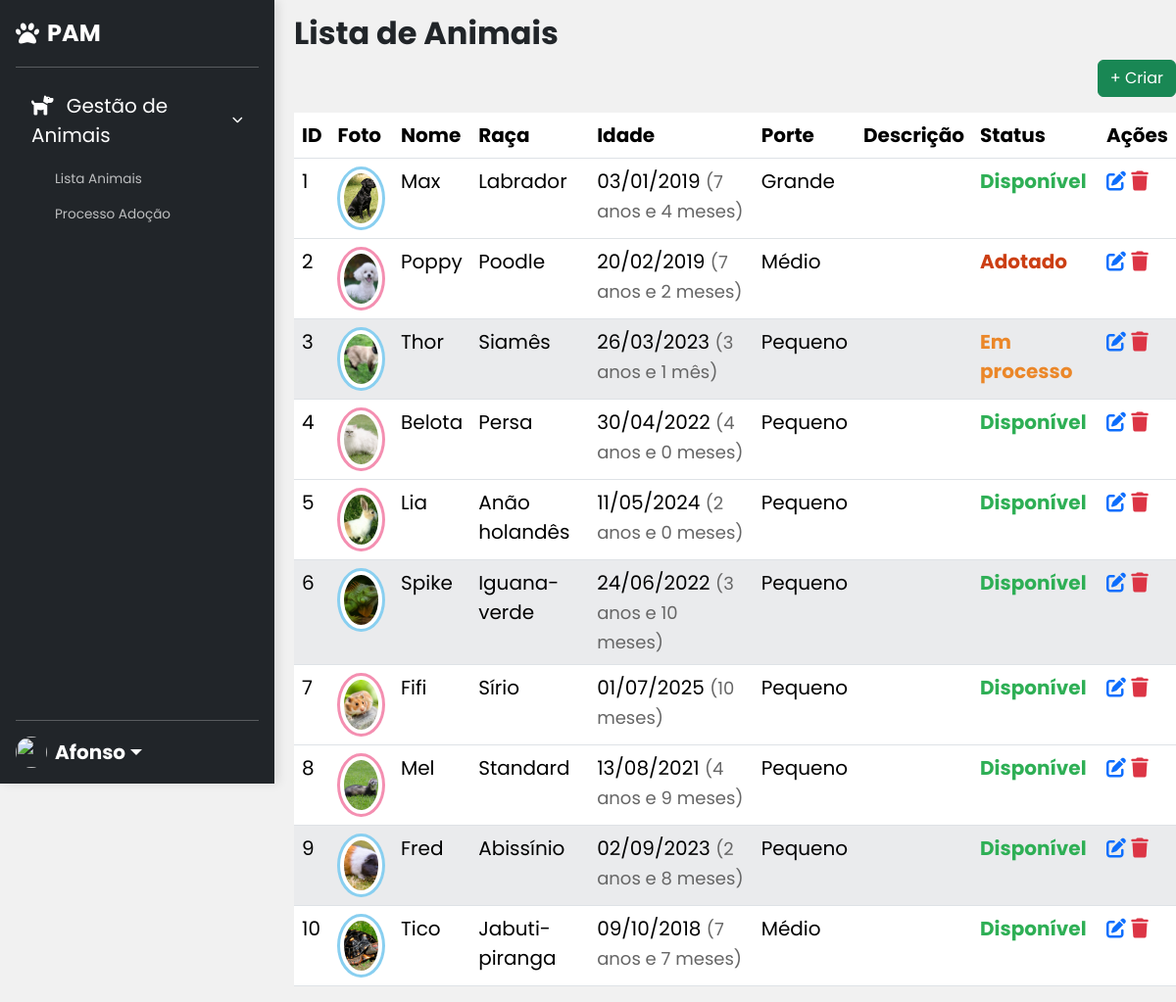
Screenshot of /backoffice/animalList (signed in) with the database file from the repository.
### tables this page shows
create table animals (
    id int auto_increment,
    name varchar(100) not null,
    specie_id int not null,
    breed_id int null,
    gender enum('Macho', 'Fêmea') not null,
    size enum('Pequeno', 'Médio', 'Grande'),
    image varchar(255),
    birth_date date,
    description text,
    status enum('Disponível', 'Adotado', 'Em processo') not null,
    created_at timestamp default current_timestamp,
    constraint pk_animals primary key (id),
    constraint fk_animals_breeds foreign key (breed_id) references breeds(id),
    constraint fk_animals_species foreign key (specie_id) references species(id)
);

create table breeds (
    id int auto_increment,
    specie_id int not null,
    name varchar(50) not null,
    constraint pk_breeds primary key (id),
    constraint fk_breeds_species foreign key (specie_id) references species(id)
);

### backoffice/animalList.php (the view, shortened to what this page needs)
<?php
    if(!$rerun):
        $metaTitle = '';
        $metaDescription = '';
    else:
        $stmt = $conn->prepare("SELECT a.*, b.name AS breed_name FROM animals a LEFT JOIN breeds b ON a.breed_id=b.id ORDER BY a.id ASC");
        $stmt->execute();
        $group= $stmt->get_result();
?>
        <h1 class="fw-bold fs-2">Lista de Animais</h1>
        <div class="d-flex justify-content-end gap-2 mb-3">
            <a href="animalList?add" class="btn btn-success">+ Criar</a>
        </div>
        <table class="table striped" id="animalTable">
            <thead>
                <tr>
                    <th>ID</th>
                    <th>Foto</th>
                    <th>Nome</th>
                    <th>Raça</th>
                    <th>Idade</th>
                    <th>Porte</th>
                    <th>Descrição</th>
                    <th>Status</th>
                    <th>Ações</th>
                </tr>
            </thead>
            <tbody>
                <?php foreach($group as $item): ?>
                    <tr>
                        <td><?= $item['id']; ?></td>
                        <td>
                            <?php
                                $cor= $item['gender'] === 'Macho'?'#89CFF0' : '#F48FB1';
                                $caminhoImagem = !empty($item['image']) ? "../assets/img/animals/" . $item['image'] : "../assets/img/defaultAnimals.png";
                            ?>
                        <img class="rounded-circle img-thumbnail round-image text-muted" src="<?= $caminhoImagem ?>" style="border: 3px solid<?=$cor?>;" alt="Foto do animal">
                        </td>
                        <td><?= $item['name']; ?></td>
                        <td><?= mostrarValor2($item['breed_name']); ?></td>
                        <td><?= mostrarIdade($item['birth_date']); ?></td>
                        <td><?= mostrarValor2($item['size']); ?></td>
                        <td style="text-wrap: pretty"><?= $item['description']; ?></td>
                        <td class="fw-bold" style="color:<?= corStatus($item['status'])?>;"><?= $item['status']; ?></td>
                        <td>
                            <a href="components/action_animal.php?btnEditar=<?= $item['id']; ?>"><i
                                    class="fa-solid fa-pen-to-square"></i></a>
                            <a href="components/action_animal.php?btnEliminar=<?= $item['id']; ?>"
                                onclick="return confirm('Apagar este adotante?')"><i style="color: #dc3545;" class="fa-solid fa-trash"></i></a>
                        </td>
                    </tr>
                <?php endforeach; ?>
            </tbody>
        </table>
<?php
    endif;

### components/helpers.php (shortened to what this page needs)
<?php
function mostrarValor2($valor){
    return !empty($valor)? htmlspecialchars($valor) : "<span style='color:#888; opacity:0.5;'>&mdash;</span>";
}
function corStatus($status){
    switch($status){
        case 'Disponível':
            return '#2eaf55';
        case 'Em processo':
            return '#eb8729';
        case 'Adotado':
            return '#cc3f14';
    }
}
function mostrarIdade($data){
    $dataNasc = new DateTime($data);
    $hoje = new DateTime();
    $dataForm = $dataNasc->format('d/m/Y');
    $diferenca = $hoje->diff($dataNasc);
    $ano= $diferenca->y;
    $mes= $diferenca->m;
    $mes == 1? $mes = $mes. " mês" : $mes = $mes. " meses";
    $ano == 1? $ano = $ano. " ano" : $ano = $ano. " anos";
    if($ano>1){
        $idade = $ano." e ". $mes;
    } else if($ano<0 || $mes>0){
        $idade= $mes;
    }else{
        $idade ="Recém nascido";
    }
    return $dataForm . " <span style='color:#666; font-size:0.9em;'>(" . $idade. ") </span>";
}
?>

### assets/css/styles.css (style rules this page uses)
:root { --primary: #08284b; --primary-light: #135eb1; --secondary: #ffa500; --secondary-light: #fbba50; }
html { scroll-behavior: smooth; }
html, body { height: 100%; }
body { display: flex; flex-direction: column; font-family: "Poppins", sans-serif; font-size: 20px; background-color: #f1f1f1; }

### backoffice/assets/css/animalList.css (style rules this page uses)
.round-image { width: 65px; height: 65px; object-fit: cover; }
.striped tbody tr:nth-child(3n) td { background-color: #EAEBED!important; }

### backoffice/assets/css/sidebar.css (style rules this page uses)
body { margin-left: 300px !important; margin-top: 15px; }

### rows the page displays
animals: id "1", image (picture), name "Max", breed.name "Labrador Grande", birth_date "03/01/2019", idade "7 anos e 4 meses", status "Disponível"
animals: id "2", image (picture), name "Poppy", breed.name "Poodle Médio", birth_date "20/02/2019", idade "7 anos e 2 meses", status "Adotado"
animals: id "3", image (picture), name "Thor", breed.name "Siamês Pequeno", birth_date "26/03/2023", idade "3 anos e 1 mês", status "Em processo"
animals: id "4", image (picture), name "Belota", breed.name "Persa Pequeno", birth_date "30/04/2022", idade "4 anos e 0 meses", status "Disponível"
animals: id "5", image (picture), name "Lia", breed.name "Anão holandês Pequeno", birth_date "11/05/2024", idade "2 anos e 0 meses", status "Disponível"
animals: id "6", image (picture), name "Spike", breed.name "Iguana-verde Pequeno", birth_date "24/06/2022", idade "3 anos e 10 meses", status "Disponível"
animals: id "7", image (picture), name "Fifi", breed.name "Sírio Pequeno", birth_date "01/07/2025", idade "10 meses", status "Disponível"
animals: id "8", image (picture), name "Mel", breed.name "Standard Pequeno", birth_date "13/08/2021", idade "4 anos e 9 meses", status "Disponível"
animals: id "9", image (picture), name "Fred", breed.name "Abissínio Pequeno", birth_date "02/09/2023", idade "2 anos e 8 meses", status "Disponível"
animals: id "10", image (picture), name "Tico", breed.name "Jabuti-piranga Médio", birth_date "09/10/2018", idade "7 anos e 7 meses", status "Disponível"
